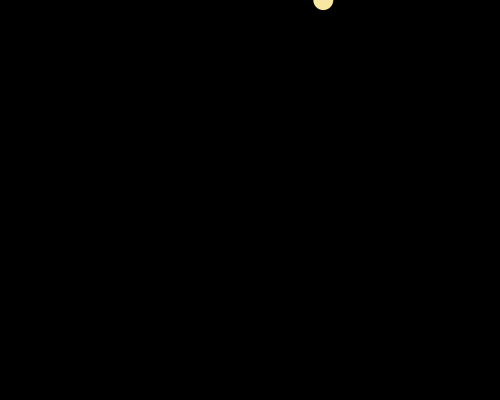
Frame 1 (no input)
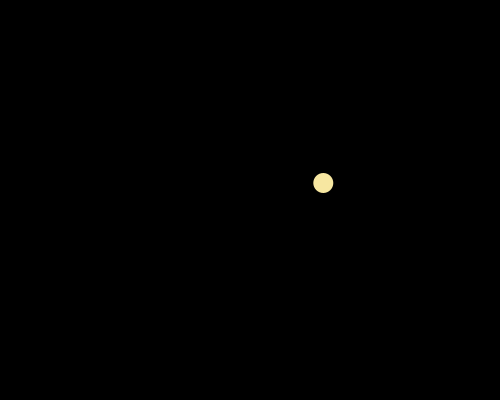
Frame 60 (the mouse pressed at the canvas centre just before this capture)
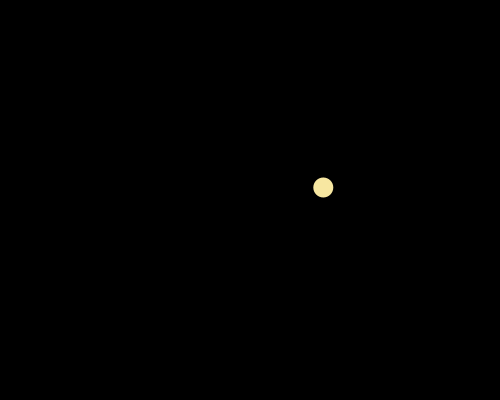
Frame 120 (the mouse held since frame 60 and released just before this capture)

The Processing sketch that drew these frames (run headless with seeded random() and noise(); from frame 60 on, the mouse is pressed at the canvas centre):

// Processing sketch: processing_116559
// ── processing_116559.pde


Mover mover;

//boolean[] keys = new boolean[2];

//final int L = 0;
//final int J = 1;

void setup() {
  size(500, 400);

  mover = new Mover();
}

void draw() {
  background(0);

  // Always gravityll
  PVector gravity = new PVector(0, 0.1);
  mover.applyForce(gravity);

  mover.update();
  mover.bounce();
  mover.display();


}



/*void serialEvent() {
  
  
}*/

void keyPressed() {
  switch(key) {
  case 'k':
    PVector downForce = new PVector(0, 2);
    mover.applyForce(downForce);
    break;

  case 'l':
    PVector rightForce = new PVector(1, 0);
    mover.applyForce(rightForce); 
    break;

  case 'j':
    PVector leftForce = new PVector(-1, 0);
    mover.applyForce(leftForce);
    break;
  }
}


/*class PVector {
  float x;
  float y;

  PVector(float x_, float y_) {
    x = x_;
    y = y_;
  }

  void add(PVector v) {
    y = y + v.y;
    x = x + v.x;
  }
}*/


class Mover {

  PVector location;
  PVector velocity;
  PVector acceleration;

  PVector downForce;
  PVector rightForce;
  PVector leftForce;

  PVector xymove;

  Mover() {
    location = new PVector(random(width), 0);
    velocity = new PVector(0, 0);
    acceleration = new PVector(0, 0);

    downForce = new PVector(0, 1);
    rightForce = new PVector(0.05, 0);
    leftForce = new PVector(-0.05, 0);

    xymove = new PVector(0, 10);

    //    float mass;
  }

  void applyForce(PVector force) {
    acceleration.add(force);
  }

  void update() {
    velocity.add(acceleration);
    //    velocity.limit(topspeed);
    location.add(velocity);
    acceleration.mult(0);
  }

  void display() {
    noStroke();
    fill(247, 231, 161);
    ellipse(location.x, location.y, 20, 20);
  }

  void bounce() {
    if (location.y > height) {  
      velocity.y*=-0.95;
      velocity.x = 0;
      location.y = height;
    } 
    else if (location.y < 0) {
      velocity.y *= -0.95;
      velocity.x = 0;
      location.y = 0;
    }
  }
}
